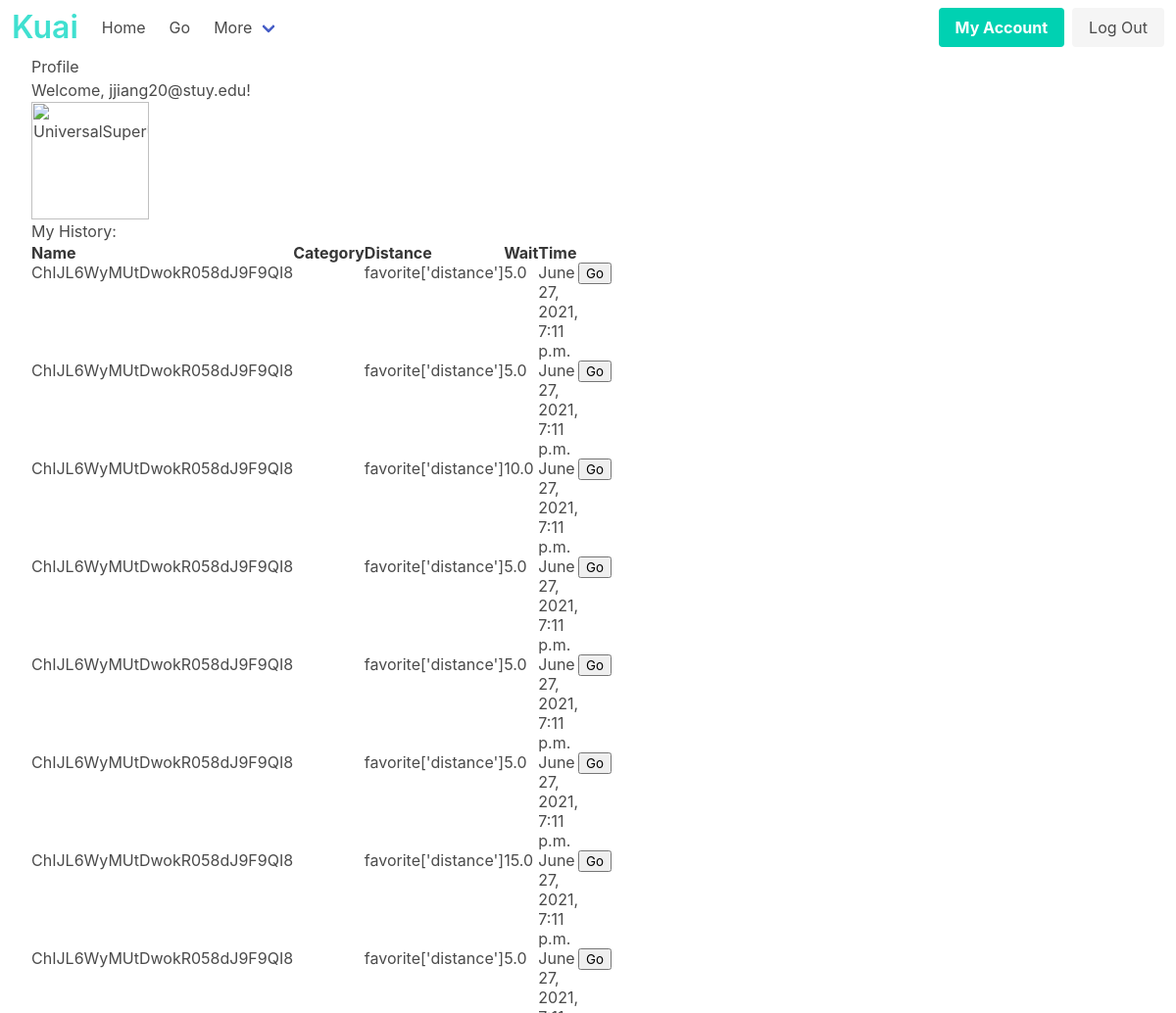
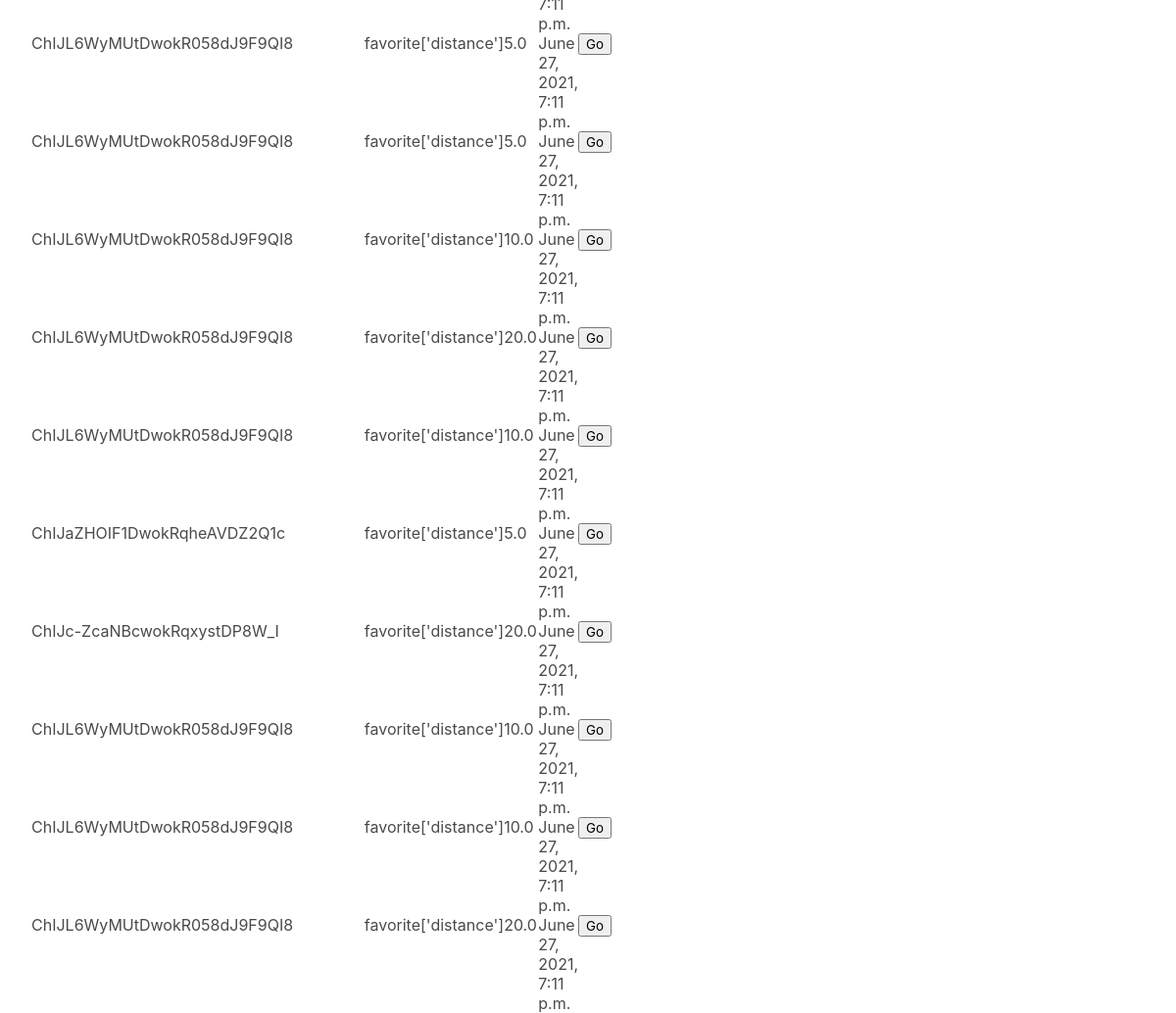
The app's page /profile (signed in) with its own data (2 pictures, top to bottom).
### Landing/models.py (models this page shows, shortened)
class User(AbstractBaseUser, PermissionsMixin):
    username = models.CharField(max_length=40, unique=True, validators=[
        validate_user
    ])
    first_name = models.CharField(max_length=40)
    last_name = models.CharField(max_length=40)
    email = models.EmailField()
    is_business = models.BooleanField(default = False)
    is_staff = models.BooleanField(default = False)
    is_superuser = models.BooleanField(default = False)
    REQUIRED_FIELDS = ['email', 'first_name', 'last_name']
    USERNAME_FIELD = 'username'
    EMAIL_FIELD = 'email'
    objects = AccountManager()
    def __str__(self):
        return self.username

class waitData(models.Model):
    wait_time = models.FloatField(validators = [MinValueValidator(0)], null = False, blank = False)
    business = models.ForeignKey("Business", on_delete=models.CASCADE, related_name="review", null=True, blank=True)
    start_time = models.DateTimeField(default= django.utils.timezone.now, null= False, blank = False,)
    expiration_time = models.DateTimeField(default = getExperationTime, null = False, blank = False,)
    author = models.ForeignKey("Profile", related_name='all_time_updates', on_delete=CASCADE)
    REQUIRED_FIELDS = ['wait_time', 'author', 'business', 'expiration_time']

class Business(models.Model):
    lat = models.FloatField(blank = False, null = True)
    lon = models.FloatField(blank = False, null = True)
    verified = models.BooleanField(null = False, blank = False, default = False)
    expiration_time = models.DateTimeField(default=get_biz_expiration, null = False, blank = False)
    placeID = models.TextField(null = False, blank=False, unique = True, default = False)
    REQUIRED_FIELDS = ['lat', 'lon', 'verified', 'placeID', "expiration_time"]
    def get_short_name(self):
        return self.placeID
    objects = Business_Manager()

### Landing/views.py (the view)
# urls.py: path("profile", views.profile, name="profile"),
@login_required(login_url='/accounts/login/')
def profile(request):
    current_user = request.user
    print(current_user.id)
    for attr, value in vars(current_user).items():
        print("Attribute: " + str(attr or ""))
        print("Value: " + str(value or ""))
        print(current_user.profile.birth_date)
    print(current_user._wrapped.username)
    return render(request, "Landing/profile.html")

### Landing/models.py (called while the page is built, shortened)
    def to_python(self, value):
        class SubList(list):
            def __init__(self, token, *args):
                self.token = token
                super().__init__(*args)
        if isinstance(value, list):
            return value
        if value is None:
            return SubList(self.token)
        return SubList(self.token, value.split(self.token))

    def from_db_value(self, value, expression, connection):
        return self.to_python(value)

### Landing/templates/Landing/profile.html (shortened to what this page needs)
{% load socialaccount %}
<html>
  <head>
    {% load static %}
    <link rel="stylesheet" type="text/css" href="{% static 'Landing/css/profile.css' %}">
  </head>
  {% block content %}
  {% include 'Landing/navbar.html' %}
<div id="profile">
  <h1>Profile</h1>
  {% if user.is_authenticated %}
  <p>Welcome, {{ user.username }}!</p>
  <img class="is-rounded" src="../../bios/Landing/pfps/UniversalSuperUser" alt="UniversalSuperUser" width="120" height="90">
<div id="maincontent">
  <div>
  <h1>My History: </h1>
  <table class="sortable">
  <thead class="thead">
    <tr class="tr">
        <th class="th">Name</th>
        <th class="th">Category</th>
        <th class="th">Distance</th>
        <th class="th">Wait</th>
        <th class="th">Time</th>
    </tr>
  </thead>
{% for i in user.profile.all_time_updates.all %}
  <tr class="tr">
    <td class="td">{{i.business.get_short_name}}</td>
    <td class="td"> </td>
    <td class="td"> favorite['distance'] </td>
    <td class="td">{{i.wait_time}}</td>
    <td class="td">{{i.start_time}}</td>
    <td class="sorttable_nosort"><button class="HistoryButtons">Go</button></td>
  </tr>
{% endfor%}
  </table>
</div>
<div id="map"></div>
{% else %}
<p>Welcome, friend!</p>
{% endif %}
</div>
  {% endblock %}
  </div>
</html>

### Landing/static/Landing/css/profile.css (style rules this page uses)
#maincontent { display: flex; }
#maincontent > * { width: 50%; }

### Landing/templates/Landing/profile.html (style rules this page uses)
#profile { margin-left: 2em; }

### records on screen
User: username "jjiang20@stuy.edu"
waitData: business.get_short_name "ChIJL6WyMUtDwokR058dJ9F9QI8", wait_time "5.0", start_time "June 27, 2021, 7:11 p.m."
waitData: business.get_short_name "ChIJL6WyMUtDwokR058dJ9F9QI8", wait_time "5.0", start_time "June 27, 2021, 7:11 p.m."
waitData: business.get_short_name "ChIJL6WyMUtDwokR058dJ9F9QI8", wait_time "10.0", start_time "June 27, 2021, 7:11 p.m."
waitData: business.get_short_name "ChIJL6WyMUtDwokR058dJ9F9QI8", wait_time "5.0", start_time "June 27, 2021, 7:11 p.m."
waitData: business.get_short_name "ChIJL6WyMUtDwokR058dJ9F9QI8", wait_time "5.0", start_time "June 27, 2021, 7:11 p.m."
waitData: business.get_short_name "ChIJL6WyMUtDwokR058dJ9F9QI8", wait_time "5.0", start_time "June 27, 2021, 7:11 p.m."
waitData: business.get_short_name "ChIJL6WyMUtDwokR058dJ9F9QI8", wait_time "15.0", start_time "June 27, 2021, 7:11 p.m."
waitData: business.get_short_name "ChIJL6WyMUtDwokR058dJ9F9QI8", wait_time "5.0", start_time "June 27, 2021, 7:11 p.m."
waitData: business.get_short_name "ChIJL6WyMUtDwokR058dJ9F9QI8", wait_time "5.0", start_time "June 27, 2021, 7:11 p.m."
waitData: business.get_short_name "ChIJL6WyMUtDwokR058dJ9F9QI8", wait_time "5.0", start_time "June 27, 2021, 7:11 p.m."
waitData: business.get_short_name "ChIJL6WyMUtDwokR058dJ9F9QI8", wait_time "10.0", start_time "June 27, 2021, 7:11 p.m."
waitData: business.get_short_name "ChIJL6WyMUtDwokR058dJ9F9QI8", wait_time "20.0", start_time "June 27, 2021, 7:11 p.m."
waitData: business.get_short_name "ChIJL6WyMUtDwokR058dJ9F9QI8", wait_time "10.0", start_time "June 27, 2021, 7:11 p.m."
waitData: business.get_short_name "ChIJaZHOIF1DwokRqheAVDZ2Q1c", wait_time "5.0", start_time "June 27, 2021, 7:11 p.m."
waitData: business.get_short_name "ChIJc-ZcaNBcwokRqxystDP8W_I", wait_time "20.0", start_time "June 27, 2021, 7:11 p.m."
waitData: business.get_short_name "ChIJL6WyMUtDwokR058dJ9F9QI8", wait_time "10.0", start_time "June 27, 2021, 7:11 p.m."
waitData: business.get_short_name "ChIJL6WyMUtDwokR058dJ9F9QI8", wait_time "10.0", start_time "June 27, 2021, 7:11 p.m."
waitData: business.get_short_name "ChIJL6WyMUtDwokR058dJ9F9QI8", wait_time "20.0", start_time "June 27, 2021, 7:11 p.m."
